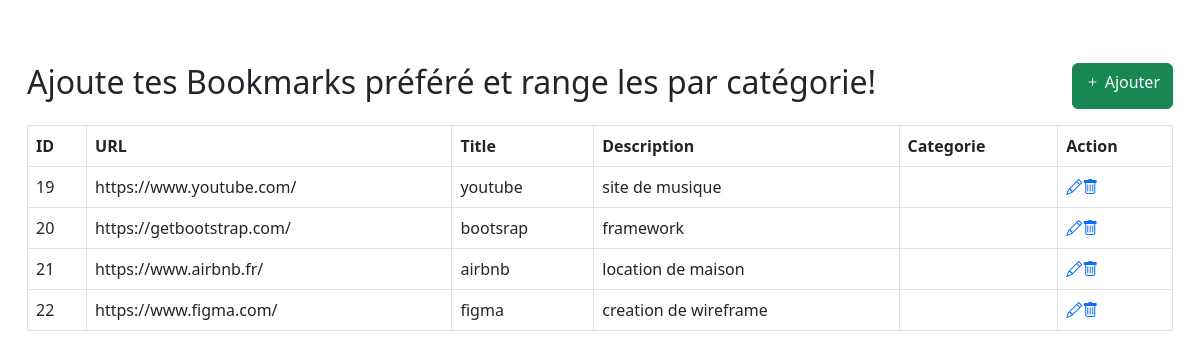
Before: / with the older database file.
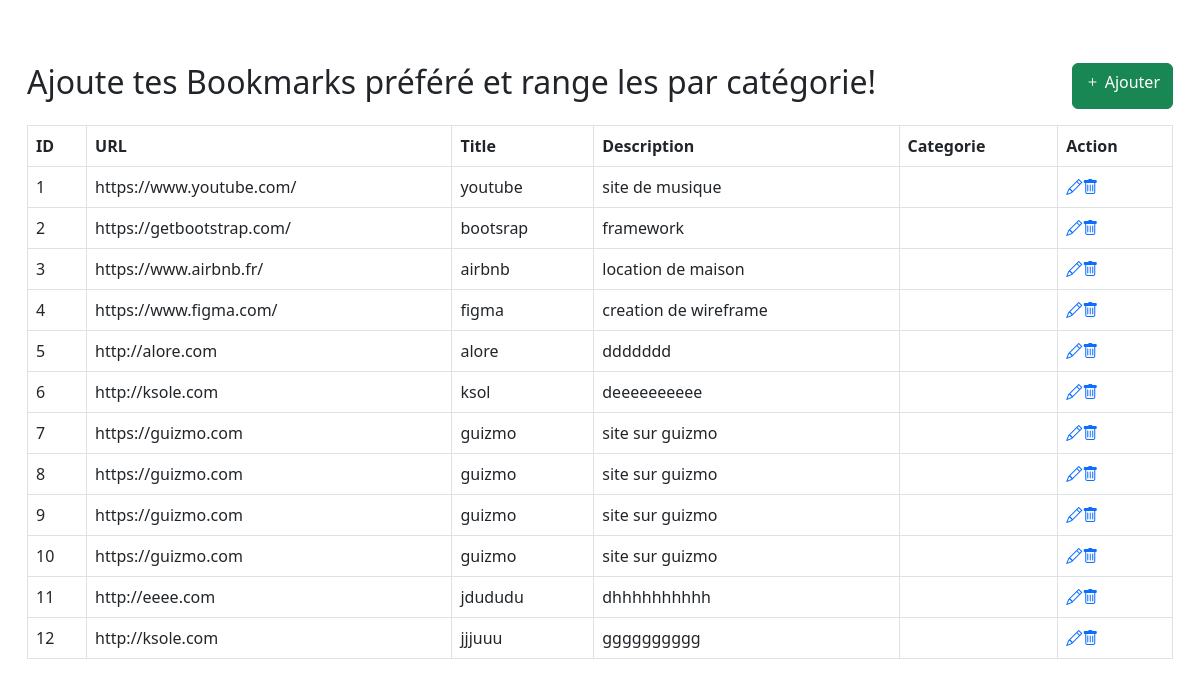
After: the same page with the newer database file.
### tables this page shows
CREATE TABLE `bookmarks` (
  `id` int(11) NOT NULL,
  `URL` varchar(100) NOT NULL,
  `Title` varchar(100) NOT NULL,
  `Description` varchar(1000) NOT NULL,
  `création` date NOT NULL DEFAULT current_timestamp()
);

### index.php (the view, shortened to what this page needs)
<!DOCTYPE html>
<html lang="fr">
<head>
    <link href="https://cdn.jsdelivr.net/npm/bootstrap@5.3.0-alpha1/dist/css/bootstrap.min.css" rel="stylesheet">
    <link rel="stylesheet" href="https://cdn.jsdelivr.net/npm/bootstrap-icons@1.3.0/font/bootstrap-icons.css">
    <link rel="stylesheet" href="style/style.css">
</head>
<body>
<div class="wrapper">
        <div class="container-fluid">
            <div class="row">
                <div class="col-md-12">
                    <div class="mt-5 mb-3 d-flex justify-content-between">
                        <h2 class="">Ajoute tes Bookmarks préféré et range les par catégorie!</h2>
                        <a href="create.php" class="btn btn-success"><i class="bi bi-plus"></i> Ajouter</a>
                    </div>
                </div>
            </div>
        </div>
        <div class="container-fluid">
            <?php
            include 'connexionDb/database.php';
            $sql = "SELECT `id`, `URL`, `Title`, `Description` FROM bookmarks;";
            $stmt = $db->prepare($sql);
            $stmt->execute();
            echo '<table class="table table-bordered">';
                echo '<thead>';
                    echo '<tr>';
                        echo '<th>ID</th>';
                        echo '<th>URL</th>';
                        echo '<th>Title</th>';
                        echo '<th>Description</th>';
                        echo '<th>Categorie</th>';
                        echo '<th>Action</th>';
                    echo '</tr>';
                echo '</thead>';
            echo '<tbody>';
            $result = $stmt->fetchAll();
            if (count($result) > 0) {
                foreach($result as $row) {
                    echo '<tr>';
                        echo '<td class="data_id">' . $row['id'] . '</td>';
                        echo '<td class="data_url">' . $row['URL'] . '</td>';
                        echo '<td class="data_title">' . $row['Title'] . '</td>';
                        echo '<td class="data">' . $row['Description'] . '</td>';
                        echo '<td class="data">' . $row['categorie_id'] . '</td>';
                        echo '<td class="data">';
                            echo '<a href="#" ><span class="bi bi-pencil"></span></a>';
                            echo '<a href="#" ><span class="bi bi-trash"></span></a>';
                        echo '</td>';
                    echo '</tr>';
                }
            } else {
                echo '<tr><td colspan="5">Aucune donnée trouvée</td></tr>';
            }
            ?>
        </div>
</body>
</html>

### style/style.css (style rules this page uses)
body { background: #fff; margin: 15px; }
td { background-color: #fff; }
.a, span { color: ff; }

Changed rows visible on the page:
removed bookmarks: id "19", URL "https://www.youtube.com/", Title "youtube", Description "site de musique"
removed bookmarks: id "20", URL "https://getbootstrap.com/", Title "bootsrap", Description "framework"
removed bookmarks: id "21", URL "https://www.airbnb.fr/", Title "airbnb", Description "location de maison"
removed bookmarks: id "22", URL "https://www.figma.com/", Title "figma", Description "creation de wireframe"
added bookmarks: id "1", URL "https://www.youtube.com/", Title "youtube", Description "site de musique"
added bookmarks: id "2", URL "https://getbootstrap.com/", Title "bootsrap", Description "framework"
added bookmarks: id "3", URL "https://www.airbnb.fr/", Title "airbnb", Description "location de maison"
added bookmarks: id "4", URL "https://www.figma.com/", Title "figma", Description "creation de wireframe"
added bookmarks: id "5", URL "http://alore.com", Title "alore", Description "ddddddd"
added bookmarks: id "6", URL "http://ksole.com", Title "ksol", Description "deeeeeeeeee"
added bookmarks: id "7", URL "https://guizmo.com", Title "guizmo", Description "site sur guizmo"
added bookmarks: id "8", URL "https://guizmo.com", Title "guizmo", Description "site sur guizmo"
added bookmarks: id "9", URL "https://guizmo.com", Title "guizmo", Description "site sur guizmo"
added bookmarks: id "10", URL "https://guizmo.com", Title "guizmo", Description "site sur guizmo"
added bookmarks: id "11", URL "http://eeee.com", Title "jdududu", Description "dhhhhhhhhhh"
added bookmarks: id "12", URL "http://ksole.com", Title "jjjuuu", Description "gggggggggg"
